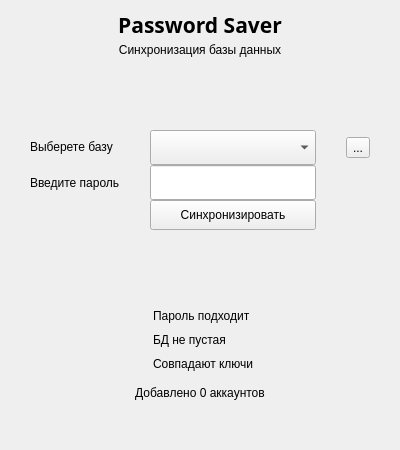
<?xml version="1.0" encoding="UTF-8"?>
<ui version="4.0">
 <class>Dialog</class>
 <widget class="QDialog" name="Dialog">
  <property name="geometry">
   <rect>
    <x>0</x>
    <y>0</y>
    <width>400</width>
    <height>450</height>
   </rect>
  </property>
  <property name="sizePolicy">
   <sizepolicy hsizetype="Fixed" vsizetype="Fixed">
    <horstretch>0</horstretch>
    <verstretch>0</verstretch>
   </sizepolicy>
  </property>
  <property name="minimumSize">
   <size>
    <width>400</width>
    <height>450</height>
   </size>
  </property>
  <property name="maximumSize">
   <size>
    <width>400</width>
    <height>450</height>
   </size>
  </property>
  <property name="windowTitle">
   <string>Синхронизация БД</string>
  </property>
  <layout class="QGridLayout" name="gridLayout">
   <property name="leftMargin">
    <number>30</number>
   </property>
   <property name="topMargin">
    <number>10</number>
   </property>
   <property name="rightMargin">
    <number>30</number>
   </property>
   <property name="bottomMargin">
    <number>50</number>
   </property>
   <property name="horizontalSpacing">
    <number>30</number>
   </property>
   <property name="verticalSpacing">
    <number>0</number>
   </property>
   <item row="1" column="0" colspan="3">
    <widget class="QLabel" name="label_2">
     <property name="sizePolicy">
      <sizepolicy hsizetype="Minimum" vsizetype="Maximum">
       <horstretch>0</horstretch>
       <verstretch>0</verstretch>
      </sizepolicy>
     </property>
     <property name="styleSheet">
      <string notr="true">padding-bottom: 70px;</string>
     </property>
     <property name="text">
      <string>Синхронизация базы данных</string>
     </property>
     <property name="alignment">
      <set>Qt::AlignHCenter|Qt::AlignTop</set>
     </property>
    </widget>
   </item>
   <item row="4" column="1">
    <widget class="QLineEdit" name="lineEdit">
     <property name="minimumSize">
      <size>
       <width>150</width>
       <height>35</height>
      </size>
     </property>
     <property name="echoMode">
      <enum>QLineEdit::Password</enum>
     </property>
    </widget>
   </item>
   <item row="6" column="1">
    <spacer name="verticalSpacer">
     <property name="orientation">
      <enum>Qt::Vertical</enum>
     </property>
     <property name="sizeHint" stdset="0">
      <size>
       <width>20</width>
       <height>60</height>
      </size>
     </property>
    </spacer>
   </item>
   <item row="8" column="1">
    <widget class="QLabel" name="label_9">
     <property name="styleSheet">
      <string notr="true">margin: 5px 0px 5px 0px;</string>
     </property>
     <property name="text">
      <string>БД не пустая</string>
     </property>
     <property name="margin">
      <number>0</number>
     </property>
    </widget>
   </item>
   <item row="9" column="0" alignment="Qt::AlignRight">
    <widget class="QLabel" name="label_7">
     <property name="minimumSize">
      <size>
       <width>20</width>
       <height>20</height>
      </size>
     </property>
     <property name="maximumSize">
      <size>
       <width>20</width>
       <height>20</height>
      </size>
     </property>
     <property name="layoutDirection">
      <enum>Qt::LeftToRight</enum>
     </property>
     <property name="autoFillBackground">
      <bool>false</bool>
     </property>
     <property name="text">
      <string/>
     </property>
     <property name="pixmap">
      <pixmap resource="../resource/res.qrc">:/resource/image/question.ico</pixmap>
     </property>
     <property name="scaledContents">
      <bool>true</bool>
     </property>
     <property name="alignment">
      <set>Qt::AlignRight|Qt::AlignTrailing|Qt::AlignVCenter</set>
     </property>
     <property name="wordWrap">
      <bool>false</bool>
     </property>
     <property name="openExternalLinks">
      <bool>false</bool>
     </property>
    </widget>
   </item>
   <item row="8" column="0" alignment="Qt::AlignRight">
    <widget class="QLabel" name="label_6">
     <property name="minimumSize">
      <size>
       <width>20</width>
       <height>20</height>
      </size>
     </property>
     <property name="maximumSize">
      <size>
       <width>20</width>
       <height>20</height>
      </size>
     </property>
     <property name="layoutDirection">
      <enum>Qt::LeftToRight</enum>
     </property>
     <property name="autoFillBackground">
      <bool>false</bool>
     </property>
     <property name="text">
      <string/>
     </property>
     <property name="pixmap">
      <pixmap resource="../resource/res.qrc">:/resource/image/question.ico</pixmap>
     </property>
     <property name="scaledContents">
      <bool>true</bool>
     </property>
     <property name="alignment">
      <set>Qt::AlignRight|Qt::AlignTrailing|Qt::AlignVCenter</set>
     </property>
     <property name="wordWrap">
      <bool>false</bool>
     </property>
     <property name="openExternalLinks">
      <bool>false</bool>
     </property>
    </widget>
   </item>
   <item row="3" column="0">
    <widget class="QLabel" name="label_3">
     <property name="sizePolicy">
      <sizepolicy hsizetype="Preferred" vsizetype="Maximum">
       <horstretch>0</horstretch>
       <verstretch>0</verstretch>
      </sizepolicy>
     </property>
     <property name="text">
      <string>Выберете базу</string>
     </property>
    </widget>
   </item>
   <item row="7" column="1">
    <widget class="QLabel" name="label_8">
     <property name="styleSheet">
      <string notr="true">margin: 5px 0px 5px 0px;</string>
     </property>
     <property name="text">
      <string>Пароль подходит</string>
     </property>
     <property name="margin">
      <number>0</number>
     </property>
    </widget>
   </item>
   <item row="10" column="1">
    <spacer name="verticalSpacer_2">
     <property name="orientation">
      <enum>Qt::Vertical</enum>
     </property>
     <property name="sizeType">
      <enum>QSizePolicy::Fixed</enum>
     </property>
     <property name="sizeHint" stdset="0">
      <size>
       <width>20</width>
       <height>10</height>
      </size>
     </property>
    </spacer>
   </item>
   <item row="5" column="1">
    <widget class="QPushButton" name="pushButton">
     <property name="sizePolicy">
      <sizepolicy hsizetype="Fixed" vsizetype="Fixed">
       <horstretch>0</horstretch>
       <verstretch>1</verstretch>
      </sizepolicy>
     </property>
     <property name="minimumSize">
      <size>
       <width>150</width>
       <height>30</height>
      </size>
     </property>
     <property name="maximumSize">
      <size>
       <width>190</width>
       <height>30</height>
      </size>
     </property>
     <property name="sizeIncrement">
      <size>
       <width>0</width>
       <height>0</height>
      </size>
     </property>
     <property name="baseSize">
      <size>
       <width>0</width>
       <height>0</height>
      </size>
     </property>
     <property name="styleSheet">
      <string notr="true"/>
     </property>
     <property name="text">
      <string>Синхронизировать</string>
     </property>
     <property name="autoDefault">
      <bool>false</bool>
     </property>
    </widget>
   </item>
   <item row="4" column="0">
    <widget class="QLabel" name="label_4">
     <property name="text">
      <string>Введите пароль</string>
     </property>
    </widget>
   </item>
   <item row="7" column="0" alignment="Qt::AlignRight|Qt::AlignVCenter">
    <widget class="QLabel" name="label_5">
     <property name="minimumSize">
      <size>
       <width>20</width>
       <height>20</height>
      </size>
     </property>
     <property name="maximumSize">
      <size>
       <width>20</width>
       <height>20</height>
      </size>
     </property>
     <property name="layoutDirection">
      <enum>Qt::LeftToRight</enum>
     </property>
     <property name="autoFillBackground">
      <bool>false</bool>
     </property>
     <property name="text">
      <string/>
     </property>
     <property name="pixmap">
      <pixmap resource="../resource/res.qrc">:/resource/image/question.ico</pixmap>
     </property>
     <property name="scaledContents">
      <bool>true</bool>
     </property>
     <property name="alignment">
      <set>Qt::AlignRight|Qt::AlignTrailing|Qt::AlignVCenter</set>
     </property>
     <property name="wordWrap">
      <bool>false</bool>
     </property>
     <property name="margin">
      <number>0</number>
     </property>
     <property name="indent">
      <number>-1</number>
     </property>
     <property name="openExternalLinks">
      <bool>false</bool>
     </property>
    </widget>
   </item>
   <item row="9" column="1">
    <widget class="QLabel" name="label_10">
     <property name="styleSheet">
      <string notr="true">margin: 5px 0px 5px 0px;</string>
     </property>
     <property name="text">
      <string>Совпадают ключи</string>
     </property>
     <property name="margin">
      <number>0</number>
     </property>
    </widget>
   </item>
   <item row="3" column="2">
    <widget class="QToolButton" name="toolButton">
     <property name="text">
      <string>...</string>
     </property>
     <property name="arrowType">
      <enum>Qt::NoArrow</enum>
     </property>
    </widget>
   </item>
   <item row="0" column="0" colspan="3">
    <widget class="QLabel" name="label">
     <property name="sizePolicy">
      <sizepolicy hsizetype="Preferred" vsizetype="Maximum">
       <horstretch>0</horstretch>
       <verstretch>0</verstretch>
      </sizepolicy>
     </property>
     <property name="font">
      <font>
       <family>Arial Black</family>
       <pointsize>16</pointsize>
       <weight>75</weight>
       <italic>false</italic>
       <bold>true</bold>
       <underline>false</underline>
       <strikeout>false</strikeout>
      </font>
     </property>
     <property name="text">
      <string>Password Saver</string>
     </property>
     <property name="alignment">
      <set>Qt::AlignHCenter|Qt::AlignTop</set>
     </property>
     <property name="wordWrap">
      <bool>false</bool>
     </property>
    </widget>
   </item>
   <item row="3" column="1">
    <widget class="QComboBox" name="comboBox">
     <property name="sizePolicy">
      <sizepolicy hsizetype="Preferred" vsizetype="Fixed">
       <horstretch>0</horstretch>
       <verstretch>0</verstretch>
      </sizepolicy>
     </property>
     <property name="minimumSize">
      <size>
       <width>150</width>
       <height>35</height>
      </size>
     </property>
     <property name="currentText">
      <string/>
     </property>
     <property name="insertPolicy">
      <enum>QComboBox::InsertAtBottom</enum>
     </property>
    </widget>
   </item>
   <item row="13" column="0" colspan="3" alignment="Qt::AlignHCenter|Qt::AlignBottom">
    <widget class="QLabel" name="label_11">
     <property name="styleSheet">
      <string notr="true"/>
     </property>
     <property name="text">
      <string>Добавлено 0 аккаунтов</string>
     </property>
     <property name="alignment">
      <set>Qt::AlignBottom|Qt::AlignHCenter</set>
     </property>
     <property name="wordWrap">
      <bool>false</bool>
     </property>
     <property name="margin">
      <number>10</number>
     </property>
     <property name="indent">
      <number>-1</number>
     </property>
     <property name="openExternalLinks">
      <bool>false</bool>
     </property>
    </widget>
   </item>
  </layout>
 </widget>
 <tabstops>
  <tabstop>pushButton</tabstop>
  <tabstop>comboBox</tabstop>
  <tabstop>toolButton</tabstop>
  <tabstop>lineEdit</tabstop>
 </tabstops>
 <resources>
  <include location="../resource/res.qrc"/>
 </resources>
 <connections/>
 <designerdata>
  <property name="gridDeltaX">
   <number>10</number>
  </property>
  <property name="gridDeltaY">
   <number>10</number>
  </property>
  <property name="gridSnapX">
   <bool>true</bool>
  </property>
  <property name="gridSnapY">
   <bool>true</bool>
  </property>
  <property name="gridVisible">
   <bool>true</bool>
  </property>
 </designerdata>
</ui>
